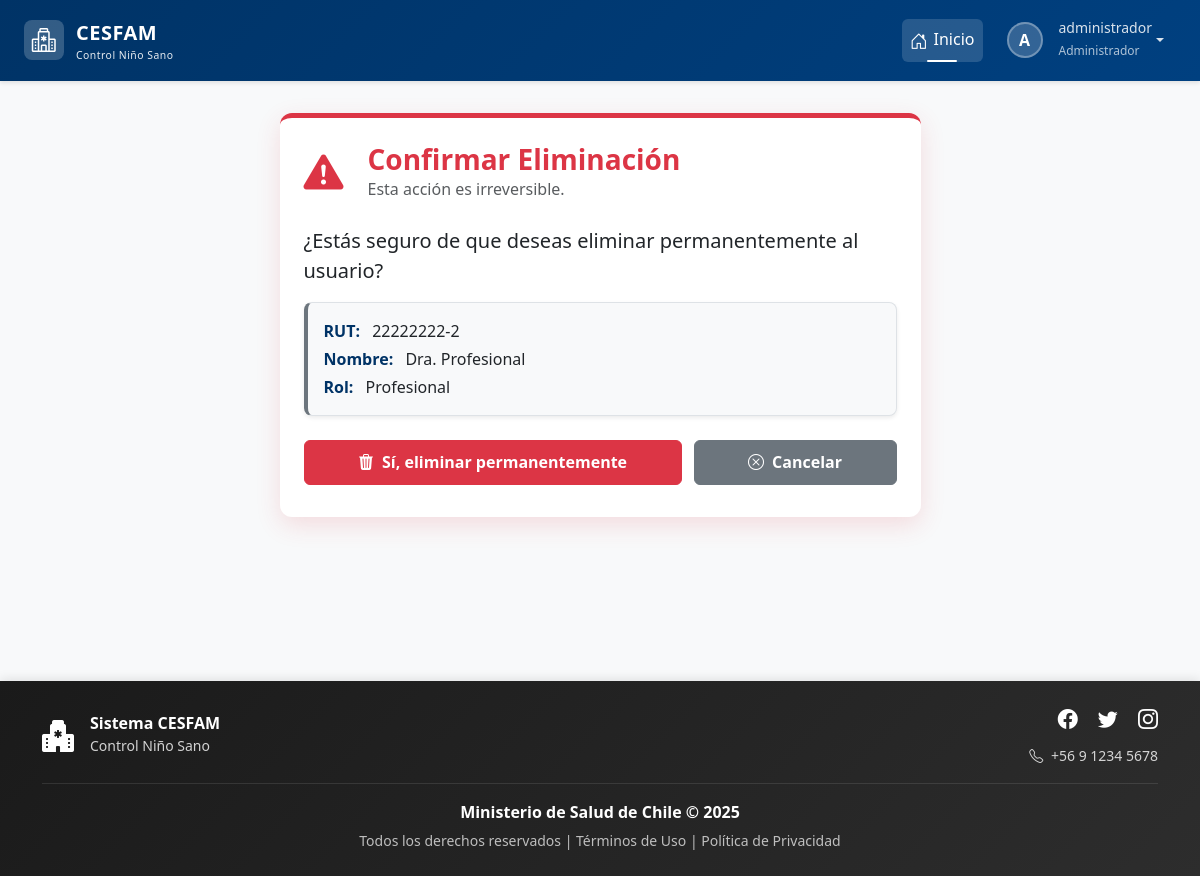
The page /usuarios/eliminar/2/ (signed in) on the database its author committed.
### login/models.py (models this page shows, shortened)
class Usuario(AbstractBaseUser, PermissionsMixin):
    rut = models.CharField(max_length=10, unique=True)
    nombre_completo = models.CharField(max_length=200)
    email = models.EmailField(unique=True)
    rol = models.ForeignKey(Rol, on_delete=models.PROTECT)
    clave_temporal = models.BooleanField(default=False)
    nombre_completo_norm = models.CharField(
        max_length=200,
        editable=False,
        db_index=True
    )
    activo = models.BooleanField(default=True)
    is_staff = models.BooleanField(default=False) # Necesario para el admin de Django
    fecha_creacion = models.DateTimeField(default=timezone.now)
    objects = UsuarioManager()
    USERNAME_FIELD = 'rut'
    REQUIRED_FIELDS = ['nombre_completo', 'email']

class Rol(models.Model):
    id = models.AutoField(primary_key=True)
    nombre_rol = models.CharField(max_length=30, unique=True)
    descripcion = models.CharField(max_length=200)

### login/views.py (the view)
@login_required
@rol_requerido(['Administrador'])
def eliminar_usuario(request, pk):
    usuario = get_object_or_404(Usuario, pk=pk)
    if request.method == 'POST':
        nombre_usuario = usuario.nombre_completo
        usuario.delete()
        messages.success(request, f'El usuario {nombre_usuario} ha sido eliminado permanentemente.')
        return redirect('listar_usuarios')
    contexto = {
        'usuario': usuario
    }
    return render(request, 'authentication/eliminar_usuario.html', contexto)

### login/templates/authentication/eliminar_usuario.html (shortened to what this page needs)
{% extends 'base.html' %}
{% load static %}
{% block extra_css %}
    <link rel="stylesheet" href="{% static 'css/estiloformularios.css' %}">
{% endblock %}
{% block content %}
<div class="container">
    <div class="row justify-content-center">
        <div class="col-lg-8 col-xl-7">
            <div class="card confirm-card">
                <div class="confirm-header">
                    <div class="confirm-icon">
                        <i class="bi bi-exclamation-triangle-fill"></i>
                    </div>
                    <div>
                        <h3 class="mb-0">Confirmar Eliminación</h3>
                        <p class="mb-0 text-muted">Esta acción es irreversible.</p>
                    </div>
                </div>
                <div class="confirm-body">
                    <p class="fs-5 mb-3">¿Estás seguro de que deseas eliminar permanentemente al usuario?</p>
                    <div class="alert user-info-alert">
                        <div><strong>RUT:</strong> {{ usuario.rut }}</div>
                        <div><strong>Nombre:</strong> {{ usuario.nombre_completo }}</div>
                        <div><strong>Rol:</strong> {{ usuario.rol.nombre_rol }}</div>
                    </div>
                    <form method="post" class="mt-4">
                        <div class="confirm-buttons">
                            <button type="submit" class="btn btn-danger">
                                <i class="bi bi-trash3-fill me-2"></i>Sí, eliminar permanentemente
                            </button>
                            <a href="{% url 'listar_usuarios' %}" class="btn btn-secondary">
                                <i class="bi bi-x-circle me-2"></i>Cancelar
                            </a>
                        </div>
                    </form>
                </div>
            </div>
        </div>
    </div>
</div>
{% endblock %}

### templates/base.html (shortened to what this page needs)
{% load static %}
<!DOCTYPE html>
<html lang="es">
<head>
    <link href="https://cdn.jsdelivr.net/npm/bootstrap@5.3.2/dist/css/bootstrap.min.css" rel="stylesheet"
>
    <link rel="stylesheet" href="https://cdn.jsdelivr.net/npm/bootstrap-icons@1.11.1/font/bootstrap-icons.css">
    <link href="https://cdn.jsdelivr.net/npm/select2@4.1.0-rc.0/dist/css/select2.min.css" rel="stylesheet" />
    <link rel="stylesheet" href="{% static 'css/estilobase.css' %}">
    {% block extra_css %}{% endblock %}
</head>
<body>
    <nav class="navbar navbar-expand-lg navbar-dark navbar-cesfam sticky-top">
        <div class="container-fluid px-4">
            <a class="navbar-brand" href="{% url 'home' %}">
                <div class="logo-icon">
                    <i class="bi bi-hospital text-white fs-4"></i>
                </div>
                <div>
                    <span>CESFAM</span>
                    <small class="d-block" style="font-size: 0.65rem; font-weight: 400; opacity: 0.9;">
                        Control Niño Sano
                    </small>
                </div>
            </a>
            <div class="collapse navbar-collapse" id="navbarNav">
                <ul class="navbar-nav ms-auto align-items-lg-center">
                    <li class="nav-item">
                        <a class="nav-link active" href="{% url 'home' %}">
                            <i class="bi bi-house-door"></i>Inicio
                        </a>
                    </li>
                    {% if request.user.is_authenticated %}
                    <li class="nav-item dropdown ms-lg-2">
                        <a class="nav-link dropdown-toggle d-flex align-items-center" href="#"
                           id="userDropdown" role="button" data-bs-toggle="dropdown" aria-expanded="false">
                            <div class="user-avatar">
                                {{ request.user.nombre_completo|first|upper }}
                            </div>
                            <div class="d-none d-lg-block text-start ms-2">
                                <small class="d-block" style="line-height: 1.2;">
                                    {{ request.user.nombre_completo|truncatewords:2 }}
                                </small>
                                <small style="font-size: 0.75rem; opacity: 0.8;">
                                    {{ request.user.rol.nombre_rol }}
                                </small>
                            </div>
                        </a>
                    </li>
                    {% else %}
                    <li class="nav-item ms-lg-2">
                        <a class="btn btn-light btn-sm" href="{% url 'login' %}">
                            <i class="bi bi-box-arrow-in-right me-1"></i>Iniciar Sesión
                        </a>
                    </li>
                    {% endif %}
                </ul>
            </div>
        </div>
    </nav>
    <main class="main-container container-fluid px-4">
        {% block content %}
        {% endblock %}
    </main>
    <footer class="footer-cesfam text-white py-4 mt-auto">
        <div class="container">
            <div class="row align-items-center">
                <div class="col-md-4 text-center text-md-start mb-3 mb-md-0">
                    <div class="d-flex align-items-center justify-content-center justify-content-md-start">
                        <i class="bi bi-hospital-fill fs-2 me-3"></i>
                        <div>
                            <h6 class="mb-0 fw-bold">Sistema CESFAM</h6>
                            <small style="opacity: 0.8;">Control Niño Sano</small>
                        </div>
                    </div>
                </div>
                <div class="col-md-4 text-center text-md-end">
                    <div class="social-links mb-2">
                        <a href="#" class="text-white text-decoration-none me-3" aria-label="Facebook">
                            <i class="bi bi-facebook fs-5"></i>
                        </a>
                        <a href="#" class="text-white text-decoration-none me-3" aria-label="Twitter">
                            <i class="bi bi-twitter fs-5"></i>
                        </a>
                        <a href="#" class="text-white text-decoration-none" aria-label="Instagram">
                            <i class="bi bi-instagram fs-5"></i>
                        </a>
                    </div>
                    <small style="opacity: 0.8;">
                        <i class="bi bi-telephone me-1"></i> +56 9 1234 5678
                    </small>
                </div>
            </div>
            <div class="footer-divider my-3"></div>
            <div class="row">
                <div class="col-12 text-center">
                    <p class="mb-1">
                        <strong>Ministerio de Salud de Chile &copy; {% now "Y" %}</strong>
                    </p>
                    <small style="opacity: 0.7;">
                        Todos los derechos reservados |
                        <a href="#" class="text-white text-decoration-none">Términos de Uso</a> |
                        <a href="#" class="text-white text-decoration-none">Política de Privacidad</a>
                    </small>
                </div>
            </div>
        </div>
    </footer>
</body>
</html>

### static/css/estilobase.css (style rules this page uses)
:root { --cesfam-primary: #003366; --cesfam-secondary: #0066cc; --cesfam-light: #e7f1ff; --cesfam-dark: #001a33; }
body { display: flex; flex-direction: column; min-height: 100vh; background-color: #f8f9fa; font-family: 'Segoe UI', Tahoma, Geneva, Verdana, sans-serif; }
main { flex: 1; }
.navbar-cesfam { background: linear-gradient(135deg, var(--cesfam-primary) 0%, #004080 100%); box-shadow: 0 2px 4px rgba(0,0,0,.1); padding: 0.75rem 0; }
.navbar-brand { display: flex; align-items: center; font-size: 1.25rem; font-weight: 700; letter-spacing: 0.5px; }
.navbar-brand .logo-icon { width: 40px; height: 40px; background: rgba(255,255,255,0.2); border-radius: 8px; display: flex; align-items: center; justify-content: center; margin-right: 12px; transition: all 0.3s ease; }
.navbar-nav .nav-link { color: rgba(255,255,255,0.85) !important; font-weight: 500; padding: 0.5rem 1rem; margin: 0 0.25rem; border-radius: 6px; transition: all 0.3s ease; position: relative; }
.navbar-nav .nav-link.active { color: #ffffff !important; background-color: rgba(255,255,255,0.15); }
.navbar-nav .nav-link.active::before { content: ''; position: absolute; bottom: 0; left: 50%; transform: translateX(-50%); width: 30px; height: 2px; background-color: #ffffff; border-radius: 2px; }
.navbar-nav .nav-link i { margin-right: 6px; font-size: 1.1em; vertical-align: middle; }
.user-avatar { width: 36px; height: 36px; background: rgba(255,255,255,0.2); border: 2px solid rgba(255,255,255,0.3); border-radius: 50%; display: flex; align-items: center; justify-content: center; font-weight: 600; color: white; margin-right: 8px; transition: all 0.3s ease; }
.alert { border: none; border-radius: 8px; box-shadow: 0 2px 4px rgba(0,0,0,0.08); border-left: 4px solid; animation: slideInUp 0.5s ease-out; display: flex; align-items: center; }
.footer-cesfam { background: linear-gradient(135deg, #1a1a1a 0%, #2d2d2d 100%); box-shadow: 0 -2px 10px rgba(0,0,0,0.1); margin-top: auto; }
.footer-divider { height: 1px; background: rgba(255,255,255,0.1); margin: 1rem 0; }
.footer-cesfam .social-links a { transition: all 0.3s ease; display: inline-block; }
.footer-cesfam .social-links a i { transition: all 0.3s ease; }
.main-container { padding-top: 2rem; padding-bottom: 3rem; min-height: calc(100vh - 200px); animation: fadeIn 0.8s ease-in-out; }
.card { border: none; box-shadow: 0 1px 3px rgba(0,0,0,0.08); border-radius: 10px; transition: all 0.3s ease; }

### static/css/estiloformularios.css (style rules this page uses)
:root { --cesfam-primary: #003366; --cesfam-secondary: #0066cc; --cesfam-danger: #dc3545; --cesfam-danger-soft: #f8d7da; --cesfam-light-gray: #f8f9fa; --cesfam-border-gray: #dee2e6; --cesfam-success: #198754; --cesfam-warning: #ffc107; --cesfam-info: #0dcaf0; --cesfam-muted-text: #6c757d; }
.confirm-card { border: none; border-radius: 12px; box-shadow: 0 8px 24px rgba(220, 53, 69, 0.15); border-top: 5px solid var(--cesfam-danger); animation: fadeInUp 0.6s ease-out; }
.confirm-header { display: flex; align-items: center; padding: 1.5rem; }
.confirm-icon { font-size: 2.5rem; color: var(--cesfam-danger); margin-right: 1.5rem; animation: pulse-warning 1.8s ease-in-out infinite; }
.confirm-header h3 { color: var(--cesfam-danger); font-weight: 700; margin-bottom: 0; }
.confirm-body { padding: 0 1.5rem 2rem 1.5rem; }
.user-info-alert { background-color: #f8f9fa; border: 1px solid #dee2e6; border-left: 4px solid #6c757d; padding: 1rem; border-radius: 8px; margin-bottom: 1rem; text-align: left; word-break: break-word; display: block; }
.user-info-alert div { margin-bottom: 0.25rem; }
.user-info-alert div:last-child { margin-bottom: 0; }
.user-info-alert strong { color: var(--cesfam-primary); margin-right: 0.5rem; }
.confirm-buttons { display: flex; flex-wrap: wrap; gap: 0.75rem; margin-top: 1.5rem; }
.confirm-buttons .btn { transition: all 0.2s ease; padding: 0.6rem 1.25rem; font-weight: 600; flex-grow: 1; text-align: center; }

### rows shown on the page
Usuario: user.nombre_completo|first "A", user.nombre_completo "administrador", user.rol.nombre_rol "Administrador"
Usuario: rut "22222222-2", nombre_completo "Dra. Profesional", rol.nombre_rol "Profesional"
